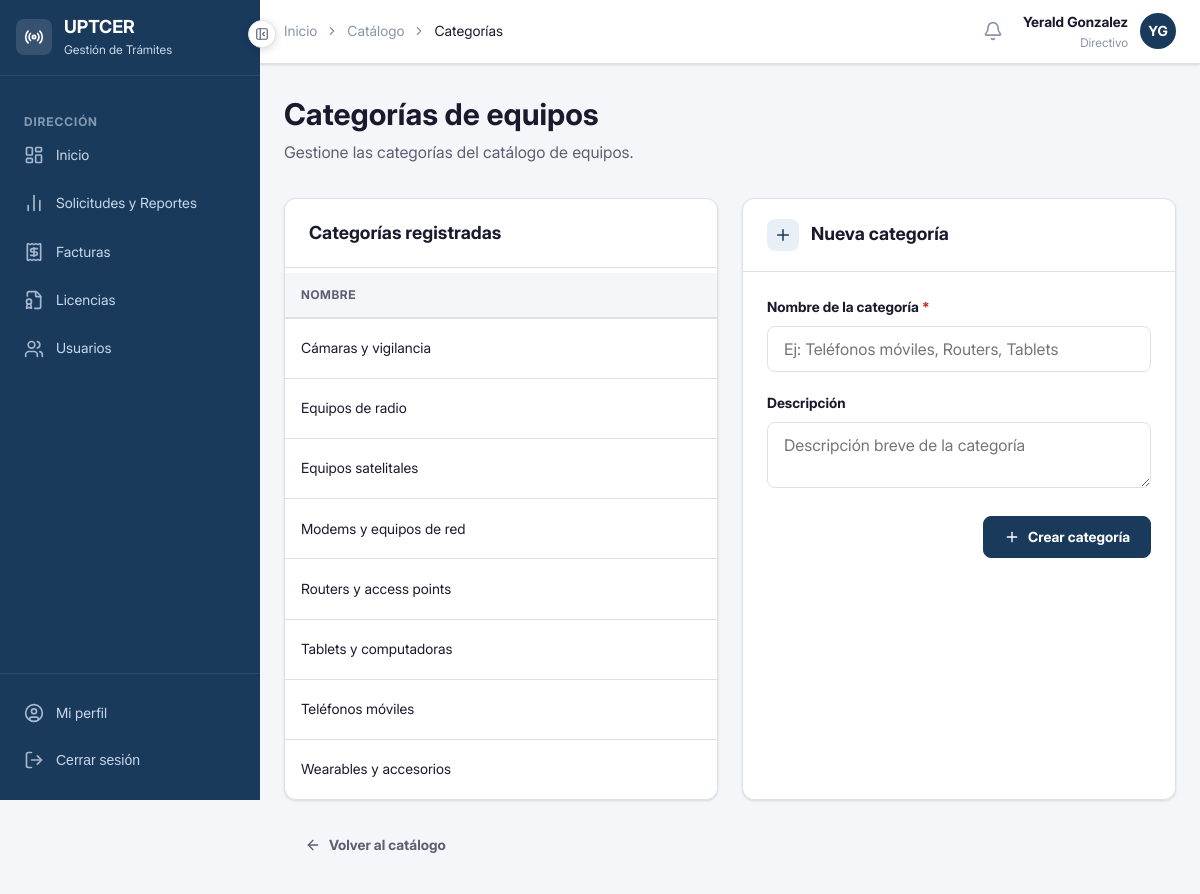
The page /equipos/categorias/ (signed in) on the database its author committed.
### apps/accounts/models.py (models this page shows, shortened)
class Usuario(AbstractBaseUser, PermissionsMixin):
    ROL_PERSONA_NATURAL      = 'persona_natural'
    ROL_ESPECIALISTA_RADIOFARO = 'especialista_radiofaro'
    ROL_ESPECIALISTA_MOVIL     = 'especialista_movil'
    ROL_ESPECIALISTA_MARITIMO  = 'especialista_maritimo'
    ROL_ESPECIALISTA_INTERNET  = 'especialista_internet'
    ROL_ESPECIALISTA_SUPERIOR  = 'especialista_superior'
    ROL_ADUANA               = 'aduana'
    ROL_DIRECTIVO            = 'directivo'
    ROLES = [
        (ROL_PERSONA_NATURAL,        'Persona Natural'),
        (ROL_ESPECIALISTA_RADIOFARO, 'Especialista Radiofaro'),
        (ROL_ESPECIALISTA_MOVIL,     'Especialista Móvil'),
        (ROL_ESPECIALISTA_MARITIMO,  'Especialista Marítimo'),
        (ROL_ESPECIALISTA_INTERNET,  'Especialista Internet'),
        (ROL_ESPECIALISTA_SUPERIOR,  'Especialista Superior'),
        (ROL_ADUANA,                 'Aduana'),
        (ROL_DIRECTIVO,              'Directivo'),
    ]
    username        = models.CharField('Usuario', max_length=150, unique=True)
    email           = models.EmailField('Correo electrónico', unique=True)
    nombre          = models.CharField('Nombre', max_length=100)
    apellidos       = models.CharField('Apellidos', max_length=100)
    rol             = models.CharField('Rol', max_length=30, choices=ROLES, default=ROL_PERSONA_NATURAL)
    telefono        = models.CharField('Teléfono', max_length=20, blank=True)
    activo          = models.BooleanField('Activo', default=True)
    fecha_registro  = models.DateTimeField('Fecha de registro', auto_now_add=True)
    is_active       = models.BooleanField(default=True)
    is_staff        = models.BooleanField(default=False)
    objects = UsuarioManager()
    USERNAME_FIELD  = 'username'
    REQUIRED_FIELDS = ['email', 'nombre', 'apellidos']
    class Meta:
        verbose_name        = 'Usuario'
        verbose_name_plural = 'Usuarios'
        ordering            = ['apellidos', 'nombre']
    def get_nombre_completo(self):
        return f'{self.nombre} {self.apellidos}'
    @property
    def es_persona_natural(self):
        return self.rol == self.ROL_PERSONA_NATURAL
    @property
    def es_especialista_superior(self):
        return self.rol == self.ROL_ESPECIALISTA_SUPERIOR
    @property
    def es_especialista_base(self):
        return self.rol in [
            self.ROL_ESPECIALISTA_RADIOFARO,
            self.ROL_ESPECIALISTA_MOVIL,
            self.ROL_ESPECIALISTA_MARITIMO,
            self.ROL_ESPECIALISTA_INTERNET,
        ]
    @property
    def es_aduana(self):
        return self.rol == self.ROL_ADUANA
    @property
    def es_directivo(self):
        return self.rol == self.ROL_DIRECTIVO

### apps/equipos/models.py (models this page shows, shortened)
class CategoriaEquipo(models.Model):
    nombre      = models.CharField('Nombre', max_length=100, unique=True)
    descripcion = models.TextField('Descripción', blank=True)
    class Meta:
        verbose_name        = 'Categoría de equipo'
        verbose_name_plural = 'Categorías de equipos'
        ordering            = ['nombre']

### apps/equipos/views.py (the view)
# urls.py: path('categorias/',     views.lista_categorias,    name='categorias'),
@never_cache
@login_required
def lista_categorias(request):
    if not (request.user.es_especialista_base or request.user.es_especialista_superior or request.user.es_directivo):
        messages.error(request, 'No tiene permisos para acceder a esta sección.')
        return redirect('equipos:lista')
    if request.method == 'POST':
        form = FormularioCategoria(request.POST)
        if form.is_valid():
            cat = form.save()
            messages.success(request, f'Categoría "{cat.nombre}" creada correctamente.')
            return redirect('equipos:categorias')
        else:
            messages.error(request, 'Por favor corrija los errores.')
    else:
        form = FormularioCategoria()
    categorias = CategoriaEquipo.objects.all()
    return render(request, 'equipos/categorias.html', {
        'categorias': categorias,
        'form':       form,
    })

### apps/equipos/forms.py
class FormularioCategoria(forms.ModelForm):
    class Meta:
        model  = CategoriaEquipo
        fields = ['nombre', 'descripcion']
        labels = {
            'nombre':      'Nombre de la categoría',
            'descripcion': 'Descripción',
        }
        widgets = {
            'nombre':      forms.TextInput(attrs={'class': 'campo-input', 'placeholder': 'Ej: Teléfonos móviles, Routers, Tablets'}),
            'descripcion': forms.Textarea(attrs={'class': 'campo-textarea', 'rows': 2, 'placeholder': 'Descripción breve de la categoría'}),
        }

### apps/core/context_processors.py (called while the page is built)
def static_version(request):
    return {
        'STATIC_VERSION': settings.STATIC_VERSION,
    }

### templates/equipos/categorias.html (shortened to what this page needs)
{% extends 'base/base.html' %}
{% load static %}
{% block estilos_extra %}
<link rel="stylesheet" href="{% static 'css/f43.css' %}">
{% endblock %}
{% block breadcrumb %}
<li style="display:flex;align-items:center;gap:var(--espacio-2);">
  <i data-lucide="chevron-right" style="width:14px;height:14px;"></i>
  <a href="{% url 'equipos:lista' %}" style="color:var(--color-texto-muted);text-decoration:none;">Catálogo</a>
</li>
<li style="display:flex;align-items:center;gap:var(--espacio-2);">
  <i data-lucide="chevron-right" style="width:14px;height:14px;"></i>
  <span style="color:var(--color-texto-principal);font-weight:var(--peso-medio);">Categorías</span>
</li>
{% endblock %}
{% block contenido %}
<div class="pagina-cabecera">
  <h1 class="pagina-titulo">Categorías de equipos</h1>
  <p class="pagina-subtitulo">Gestione las categorías del catálogo de equipos.</p>
</div>
<div class="grid-2">
  <div class="tarjeta">
    <div class="tarjeta-cabecera">
      <h2 class="tarjeta-titulo">Categorías registradas</h2>
    </div>
    <div class="tarjeta-cuerpo" style="padding:0;">
      {% if categorias %}
        <div class="tabla-contenedor tabla-scroll-horizontal" style="border:none;border-radius:0;">
          <table class="tabla">
            <thead>
              <tr>
                <th>Nombre</th>
                <th>Descripción</th>
              </tr>
            </thead>
            <tbody>
              {% for cat in categorias %}
              <tr class="fila-clicable"
                  data-href="{% url 'equipos:lista' %}?categoria={{ cat.id }}"
                  title="Doble clic para ver equipos de esta categoría">
                <td style="font-weight:var(--peso-medio);">{{ cat.nombre }}</td>
                <td style="color:var(--color-texto-muted);">{{ cat.descripcion|default:"—"|truncatechars:50 }}</td>
              </tr>
              {% endfor %}
            </tbody>
          </table>
        </div>
      {% endif %}
    </div>
  </div>
  <div class="tarjeta">
    <div class="tarjeta-cabecera">
      <div style="display:flex;align-items:center;gap:var(--espacio-3);">
        <div style="width:32px;height:32px;border-radius:var(--radio-md);background:var(--color-primario-light);color:var(--color-primario);display:flex;align-items:center;justify-content:center;">
          <i data-lucide="plus" style="width:18px;height:18px;"></i>
        </div>
        <h2 class="tarjeta-titulo">Nueva categoría</h2>
      </div>
    </div>
    <div class="tarjeta-cuerpo">
      <form method="post" novalidate>
        <div class="campo-grupo">
          <label class="campo-etiqueta requerido">{{ form.nombre.label }}</label>
          {{ form.nombre }}
        </div>
        <div class="campo-grupo">
          <label class="campo-etiqueta">{{ form.descripcion.label }}</label>
          {{ form.descripcion }}
        </div>
        <div style="display:flex;justify-content:flex-end;">
          <button type="submit" class="btn btn-primario">
            <i data-lucide="plus" style="width:16px;height:16px;"></i>
            Crear categoría
          </button>
        </div>
      </form>
    </div>
  </div>
</div>
<div style="margin-top:var(--espacio-6);">
  <a href="{% url 'equipos:lista' %}" class="btn btn-ghost">
    <i data-lucide="arrow-left" style="width:16px;height:16px;"></i>
    Volver al catálogo
  </a>
</div>
{% endblock %}

### templates/base/base.html (shortened to what this page needs)
<!DOCTYPE html>
<html lang="es">
<head>
  {% load static %}
  <link rel="stylesheet" href="{% static 'css/global.css' %}?v={{ STATIC_VERSION }}">
  <link rel="stylesheet" href="{% static 'css/toast.css' %}">
  <link rel="stylesheet" href="{% static 'css/modal.css' %}">
  <link rel="stylesheet" href="{% static 'css/componentes.css' %}">
  <link rel="stylesheet" href="{% static 'css/fonts.css' %}">
  {% block estilos_extra %}{% endblock %}
</head>
<body>
<div class="layout-wrapper">
  <aside class="layout-sidebar" id="sidebar">
    <div class="sidebar-logo">
      <div style="width:36px;height:36px;background:rgba(255,255,255,0.12);border-radius:8px;display:flex;align-items:center;justify-content:center;flex-shrink:0;">
        <i data-lucide="radio" style="width:20px;height:20px;color:white;"></i>
      </div>
      <div class="sidebar-logo-info">
        <div class="sidebar-logo-texto">UPTCER</div>
        <div class="sidebar-logo-subtexto">Gestión de Trámites</div>
      </div>
    </div>
    <nav class="sidebar-nav">
      {% if user.es_directivo %}
        <div class="sidebar-seccion-titulo">Dirección</div>
        <a href="{% url 'accounts:dashboard' %}" class="sidebar-enlace {% block nav_dir_inicio %}{% endblock %}" data-tooltip="Inicio">
          <i data-lucide="layout-dashboard" class="icono"></i>
          <span class="sidebar-enlace-texto">Inicio</span>
        </a>
        <a href="{% url 'solicitudes:lista' %}" class="sidebar-enlace {% block nav_reportes %}{% endblock %}" data-tooltip="Solicitudes y Reportes">
          <i data-lucide="bar-chart-2" class="icono"></i>
          <span class="sidebar-enlace-texto">Solicitudes y Reportes</span>
        </a>
        <a href="{% url 'licencias:lista_facturas' %}" class="sidebar-enlace {% block nav_facturas %}{% endblock %}" data-tooltip="Facturas">
          <i data-lucide="receipt" class="icono"></i>
          <span class="sidebar-enlace-texto">Facturas</span>
        </a>
        <a href="{% url 'licencias:lista' %}" class="sidebar-enlace {% block nav_licencias %}{% endblock %}" data-tooltip="Licencias">
          <i data-lucide="file-badge" class="icono"></i>
          <span class="sidebar-enlace-texto">Licencias</span>
        </a>
        <a href="{% url 'accounts:lista_usuarios' %}" class="sidebar-enlace {% block nav_usuarios %}{% endblock %}" data-tooltip="Usuarios">
          <i data-lucide="users" class="icono"></i>
          <span class="sidebar-enlace-texto">Usuarios</span>
        </a>
      {% endif %}
    </nav>
    <div class="sidebar-pie">
      <a href="{% url 'accounts:perfil' %}" class="sidebar-enlace" data-tooltip="Mi perfil">
        <i data-lucide="user-circle" class="icono"></i>
        <span class="sidebar-enlace-texto">Mi perfil</span>
      </a>
      <form method="post" action="{% url 'accounts:logout' %}">
        <button type="submit" class="sidebar-enlace" data-tooltip="Cerrar sesión"
          style="width:100%;background:none;border:none;cursor:pointer;text-align:left;">
          <i data-lucide="log-out" class="icono"></i>
          <span class="sidebar-enlace-texto">Cerrar sesión</span>
        </button>
      </form>
    </div>
  </aside>
  <div class="layout-main">
    <header class="layout-navbar">
      <nav aria-label="Ruta de navegación" style="flex:1;">
        <ol style="list-style:none;display:flex;align-items:center;gap:var(--espacio-2);font-size:var(--texto-sm);color:var(--color-texto-muted);">
          <li><a href="{% url 'accounts:dashboard' %}" style="color:var(--color-texto-muted);text-decoration:none;">Inicio</a></li>
          {% block breadcrumb %}{% endblock %}
        </ol>
      </nav>
      <div style="display:flex;align-items:center;gap:var(--espacio-3);">
        <a href="{% url 'notificaciones:lista' %}"
          id="btn-notificaciones"
          style="position:relative;width:36px;height:36px;border-radius:var(--radio-md);display:flex;align-items:center;justify-content:center;color:var(--color-texto-muted);background:transparent;border:none;cursor:pointer;text-decoration:none;transition:var(--transicion-rapida);"
          onmouseenter="this.style.background='var(--color-fondo)';this.style.color='var(--color-texto-principal)'"
          onmouseleave="this.style.background='transparent';this.style.color='var(--color-texto-muted)'"
          title="Notificaciones"
        >
          <i data-lucide="bell" style="width:20px;height:20px;"></i>
        </a>
        <div style="text-align:right;">
          <div style="font-size:var(--texto-sm);font-weight:var(--peso-semi);color:var(--color-texto-principal);">
            {{ user.get_nombre_completo }}
          </div>
          <div style="font-size:var(--texto-xs);color:var(--color-texto-muted);">
            {{ user.get_rol_display }}
          </div>
        </div>
        <div style="width:36px;height:36px;border-radius:50%;background-color:var(--color-primario);display:flex;align-items:center;justify-content:center;color:white;font-size:var(--texto-sm);font-weight:var(--peso-bold);">
          {{ user.nombre|first|upper }}{{ user.apellidos|first|upper }}
        </div>
      </div>
    </header>
    <main class="layout-contenido">
      {% block contenido %}{% endblock %}
    </main>
  </div>
</div>
<button
  id="btn-colapsar"
  class="btn-colapsar-sidebar"
  onclick="alternarSidebar()"
  title="Colapsar menú"
  aria-label="Colapsar menú"
>
  <i data-lucide="panel-left-close" id="icono-colapsar" style="width:14px;height:14px;"></i>
</button>
</body>
</html>

### static/css/f43.css (style rules this page uses)
* { box-sizing: border-box; }
.tabla-scroll-horizontal { display: block !important; width: 100% !important; max-width: 100% !important; overflow-x: auto !important; overflow-y: hidden !important; -webkit-overflow-scrolling: touch; border: none !important; border-radius: 0 !important; position: relative; }
.fila-clicable { cursor: pointer; transition: background-color 0.15s ease; }
.tabla-scroll-horizontal { scrollbar-width: thin; scrollbar-color: #94a3b8 #e2e8f0; }
.fila-clicable, tr[data-href] { cursor: pointer; transition: background-color 0.15s ease; }
.tabla-scroll-horizontal > table { min-width: 900px !important; table-layout: auto !important; }
.tabla-scroll-horizontal > table { min-width: 1400px !important; table-layout: auto !important; }

### templates/base/base.html (style rules this page uses)
body { font-family: 'Inter', -apple-system, BlinkMacSystemFont, 'Segoe UI', Roboto, sans-serif; }

### rows shown on the page
Usuario: get_nombre_completo "Yerald Gonzalez", rol "Directivo", nombre|first "Y", apellidos|first "G"
CategoriaEquipo: nombre "Cámaras y vigilancia"
CategoriaEquipo: nombre "Equipos de radio"
CategoriaEquipo: nombre "Equipos satelitales"
CategoriaEquipo: nombre "Modems y equipos de red"
CategoriaEquipo: nombre "Routers y access points"
CategoriaEquipo: nombre "Tablets y computadoras"
CategoriaEquipo: nombre "Teléfonos móviles"
CategoriaEquipo: nombre "Wearables y accesorios"
